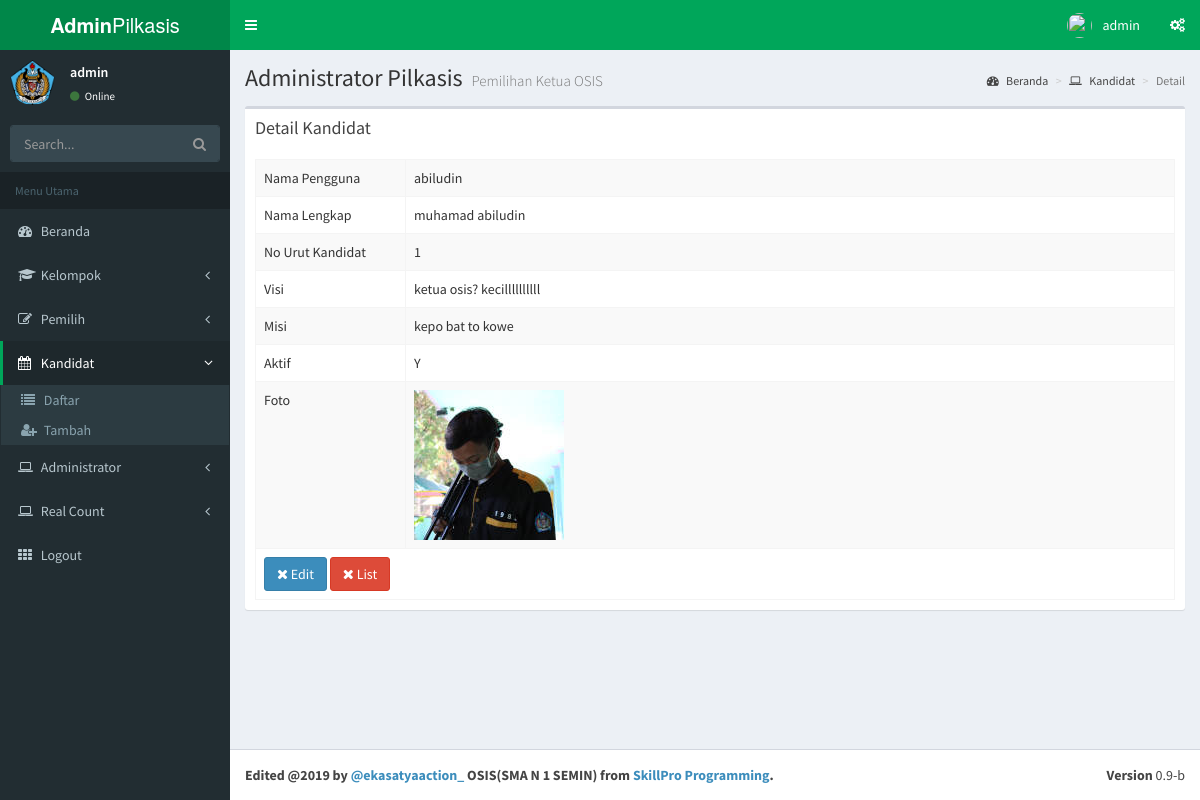
The page /admin/index.php?m=kandidat&s=detail&idp=15 (signed in) on the database its author committed.
### tables this page shows
CREATE TABLE `kandidat` (
  `idkandidat` int(2) NOT NULL,
  `username` varchar(25) NOT NULL,
  `password` varchar(32) NOT NULL,
  `nama` varchar(100) NOT NULL,
  `kelas` varchar(32) NOT NULL,
  `nokandidat` varchar(2) NOT NULL,
  `jumlahsuara` varchar(4) NOT NULL DEFAULT '0',
  `visi` varchar(100) NOT NULL,
  `misi` varchar(255) NOT NULL,
  `aktif` enum('Y','T') NOT NULL DEFAULT 'T',
  `foto` varchar(50) NOT NULL
);

### admin/modul/kandidat/detail.php (the view, shortened to what this page needs)
<?php include "atas.php"; ?>
<div class="content-wrapper">
	<section class="content-header">
		<h1>
			Administrator Pilkasis
			<small>Pemilihan Ketua OSIS</small>
		</h1>
		<ol class="breadcrumb">
			<li><a href="."><i class="fa fa-dashboard"></i> Beranda</a></li>
			<li><a href="?m=kandidat"><i class="fa fa-laptop"></i> Kandidat</a></li>
			<li class="active">Detail</li>
		</ol>
	</section>
	<section class="content">
		<div class="row">
			<div class="col-xs-12">
				<div class="box">
					<div class="box-header">
						<h3 class="box-title">Detail Kandidat</h3>
					</div>
					<div class="box-body">
						<?php
						$id = $_GET['idp'];
						include "../sambungan.php";
						$sql = "SELECT * FROM kandidat WHERE idkandidat='$id'";
						$query = mysqli_query($koneksi, $sql);
						$r = mysqli_fetch_assoc($query);
						?>
						<table id="pilkasis1" class="table table-bordered table-hover table-striped">
							<tbody>
								<tr>
									<td width=150>Nama Pengguna</td>
									<td><?php echo $r['username']; ?></td>
								</tr>
								<tr>
									<td>Nama Lengkap</td>
									<td><?php echo $r['nama']; ?></td>
								</tr>
								<tr>
									<td>No Urut Kandidat</td>
									<td><?php echo $r['nokandidat']; ?></td>
								</tr>
								<tr>
									<td>Visi</td>
									<td><?php echo $r['visi']; ?></td>
								</tr>
								<tr>
									<td>Misi</td>
									<td><?php echo $r['misi']; ?></td>
								</tr>
								<tr>
									<td>Aktif</td>
									<td><?php echo $r['aktif']; ?></td>
								</tr>
								<tr>
									<td>Foto</td>
									<td>
										<?php
										if ($r['foto'] != '') {
											echo "<img src=\"../gambar/kandidat/$r[foto]\" height=150 />";
										} else {
											echo "<img src=\"../gambar/kandidat/0.jpg\">";
										}
										?>
								</tr>
								<tr>
									<td colspan=2>
										<a href="?m=kandidat&s=edit&idp=<?php echo $id; ?>" class="btn btn-large btn-primary"><i class="fa fa-times"></i> Edit</a>
										<a href="?m=kandidat" class="btn btn-large btn-danger"><i class="fa fa-times"></i> List</a></td>
								</tr>
							</tbody>
						</table>
					</div>
				</div>
			</div>
		</div>
	</section>
	<?php include "bawah.php"; ?>

### rows shown on the page
kandidat: username "abiludin", nama "muhamad abiludin", nokandidat "1", visi "ketua osis? kecillllllllll", misi "kepo bat to kowe", aktif "Y", foto (picture)

### other values the page prints
$_SESSION['admin_username'] "admin"
